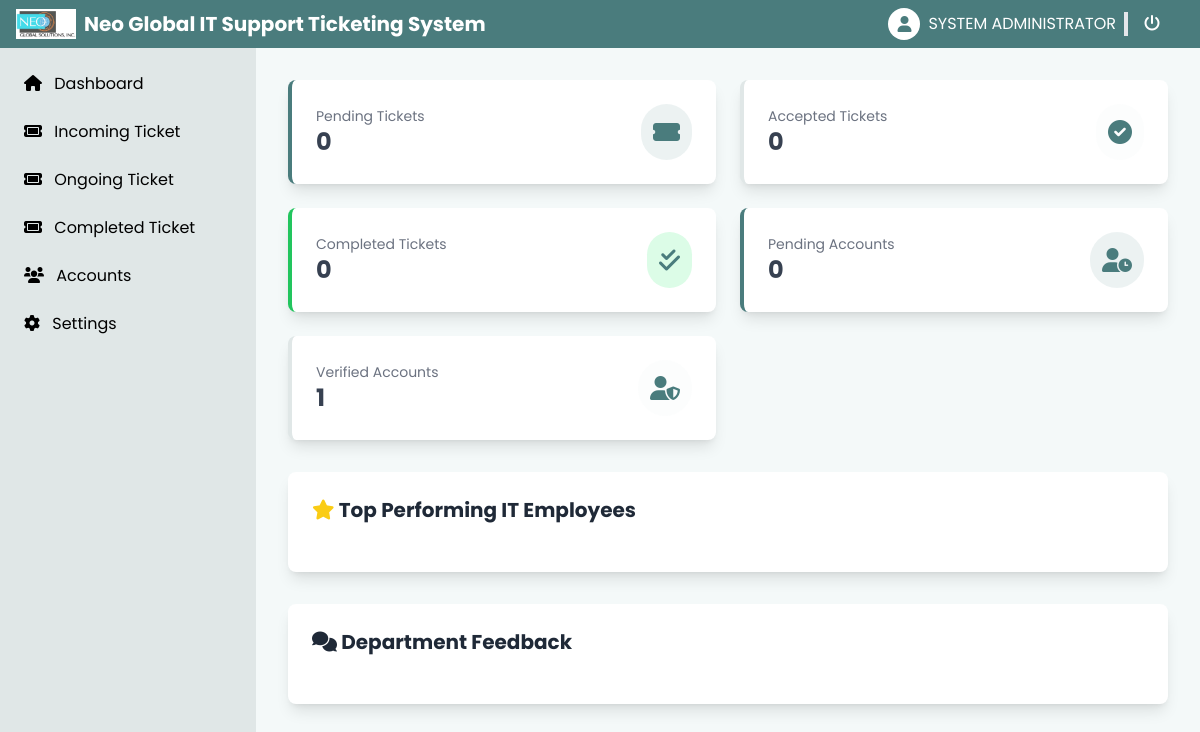
Page /view/admin/ (signed in) on the earlier database version.
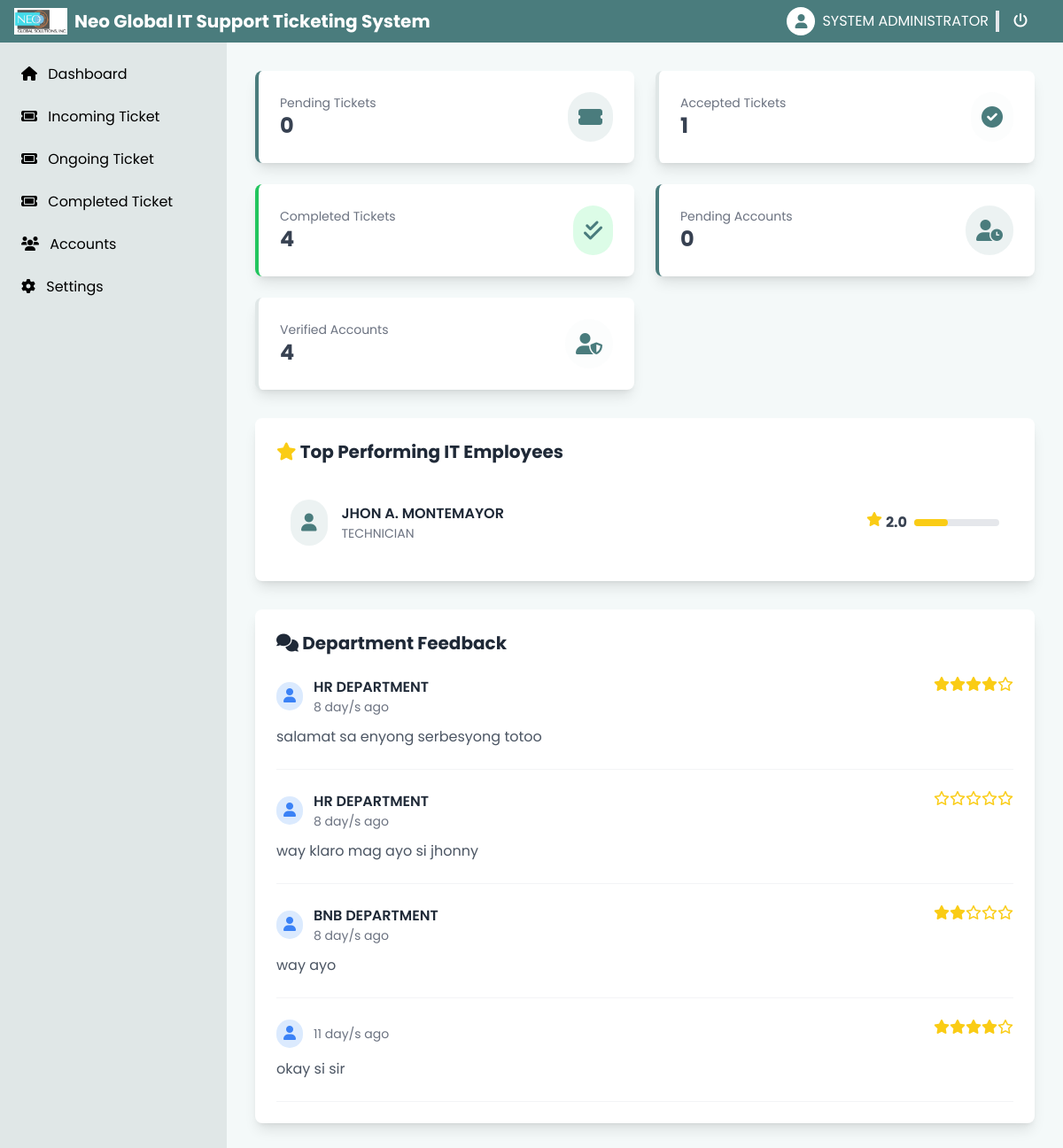
Same page on the later database version.
### tables this page shows
CREATE TABLE `account`  (
  `account_no` int NOT NULL AUTO_INCREMENT,
  `fullname` varchar(255) NULL DEFAULT NULL,
  `position` varchar(255) NULL DEFAULT NULL,
  `department` varchar(255) NULL DEFAULT NULL,
  `email` varchar(255) NULL DEFAULT NULL,
  `password` varchar(500) NULL DEFAULT NULL,
  `is_verified` varchar(255) NULL DEFAULT NULL,
  `verified_date` datetime NULL DEFAULT NULL,
  `date_added` datetime NULL DEFAULT NULL,
  `date_updated` datetime NULL DEFAULT NULL,
  PRIMARY KEY (`account_no`) USING BTREE
);

CREATE TABLE `position`  (
  `position_id` int NOT NULL AUTO_INCREMENT,
  `position_name` varchar(255) NULL DEFAULT NULL,
  `added_by` varchar(255) NULL DEFAULT NULL,
  `date_added` datetime NULL DEFAULT NULL,
  `date_updated` datetime NULL DEFAULT NULL,
  PRIMARY KEY (`position_id`) USING BTREE
);

CREATE TABLE `ticket_feedback`  (
  `ticket_fb_no` int NOT NULL AUTO_INCREMENT,
  `ticket_code` varchar(255) NULL DEFAULT NULL,
  `feedback` varchar(255) NULL DEFAULT NULL,
  `rating` int NULL DEFAULT NULL,
  `it_assigned` varchar(255) NULL DEFAULT NULL,
  `date_added` datetime NULL DEFAULT CURRENT_TIMESTAMP,
  PRIMARY KEY (`ticket_fb_no`) USING BTREE
);

CREATE TABLE `department`  (
  `department_id` int NOT NULL AUTO_INCREMENT,
  `department_name` varchar(255) NULL DEFAULT NULL,
  `added_by` varchar(255) NULL DEFAULT NULL,
  `date_added` datetime NULL DEFAULT NULL,
  `date_updated` datetime NULL DEFAULT NULL,
  PRIMARY KEY (`department_id`) USING BTREE
);

### database/config.php (called while the page is built, shortened)
<?php
class DatabaseConnector
{
    private $host = 'localhost';
    private $port = 3307;
    private $db = 'neo-ticketing';
    private $user = 'codegehan';
    private $pass = '!@#Admin123*';
    private $charset = 'utf8mb4';
    public $pdo;
    private function connect()
    {
        $dsn = "mysql:host={$this->host};port={$this->port};dbname={$this->db};charset={$this->charset}";
        $options = [
            PDO::ATTR_ERRMODE            => PDO::ERRMODE_EXCEPTION,
            PDO::ATTR_DEFAULT_FETCH_MODE => PDO::FETCH_ASSOC,
            PDO::ATTR_EMULATE_PREPARES   => false,
        ];
        try {
            $this->pdo = new PDO($dsn, $this->user, $this->pass, $options);
        } catch (\PDOException $e) {
            throw new \PDOException($e->getMessage(), (int)$e->getCode());
        }
    }
    public function closeConnection()
    {
        $this->pdo = null;
    }
    public function query($sql, $params = [])
    {
        try{
            $this->pdo->beginTransaction();
            $stmt = $this->pdo->prepare($sql);
            $result = $stmt->execute($params);
            if ($result) {
                $this->pdo->commit();
                return $stmt;
            } else {
                throw new \PDOException("Failed to execute request.");
            }
        } catch (\PDOException $e) {
            $this->pdo->rollBack();
            error_log("Database Error: " . $e->getMessage());
            return false;
        }
        finally {
            $this->closeConnection();
        }
    }
    public function fetchAll($sql, $params = [])
    {
        try {
            $stmt = $this->query($sql, $params);
            return $stmt->fetchAll();
        } finally {
            $this->closeConnection();
        }
    }
}

### view/admin/index.php (the view, shortened to what the changed rows need)
<?php
include('components/header.php');
include('components/s-navbar.php');
$sql = "SELECT
        (SELECT COUNT(ticket_no)
            FROM ticket
            WHERE `status` = 'WAITING FOR ACTION'
        ) AS Pending_Tickets,
        (SELECT COUNT(ticket_no)
            FROM ticket
            WHERE `status` = 'ACCEPTED'
        ) AS Accepted_Tickets,
        (SELECT COUNT(ticket_no)
            FROM ticket
            WHERE `status` = 'DONE'
        ) AS Completed_Tickets,
        (SELECT COUNT(account_no)
            FROM account
            WHERE is_verified = 'YES'
        ) AS Verified_Accounts,
        (SELECT COUNT(account_no)
            FROM account
            WHERE is_verified = 'NO'
        ) AS Pending_Accounts";
$result = $db->fetchAll($sql);
$d = $result[0];
$topPerformingEmployee = "SELECT
                            a.account_no,
                            a.fullname,
                            a.position,
                            p.position_name,
                            COALESCE(ROUND(AVG(tf.rating), 1), 0) as rating
                            FROM account a
                            LEFT JOIN ticket_feedback tf ON a.account_no = tf.it_assigned
                            LEFT JOIN position p ON a.position = p.position_id
                            WHERE a.department = 1
                            GROUP BY a.account_no";
$topPerformingEmployeeList = $db->fetchAll($topPerformingEmployee);
$feedBackList = "SELECT
                tf.feedback,
                tf.rating,
                d.department_name,
                CASE
                    WHEN TIMESTAMPDIFF(MINUTE, tf.date_added, NOW()) < 60
                        THEN CONCAT(TIMESTAMPDIFF(MINUTE, tf.date_added, NOW()), ' minutes ago')
                    WHEN TIMESTAMPDIFF(HOUR, tf.date_added, NOW()) < 24
                        THEN CONCAT(TIMESTAMPDIFF(HOUR, tf.date_added, NOW()), ' hour/s ago')
                    ELSE
                        CONCAT(TIMESTAMPDIFF(DAY, tf.date_added, NOW()), ' day/s ago')
                END AS time_ago
                FROM ticket_feedback tf
                LEFT JOIN ticket t ON tf.ticket_code = t.ticket_code
                LEFT JOIN account a ON t.request_by = a.fullname
                LEFT JOIN department d ON a.department = d.department_id
                LIMIT 10;";
$feedBackListResult = $db->fetchAll($feedBackList);
?>
<div class="w-full px-8 py-8">
    <div class="grid grid-cols-1 md:grid-cols-2 xl:grid-cols-3 2xl:grid-cols-5 gap-6 mb-8">
        <div class="bg-white rounded-lg shadow-lg p-6 border-l-4 border-secondary hover:shadow-xl transition duration-300">
            <div class="flex items-center justify-between">
                <div>
                    <p class="text-gray-500 text-sm">Accepted Tickets</p>
                    <h3 class="text-2xl font-bold text-gray-700"><?=$d['Accepted_Tickets']?></h3>
                </div>
            </div>
        </div>
        <div class="bg-white rounded-lg shadow-lg p-6 border-l-4 border-green-500 hover:shadow-xl transition duration-300">
            <div class="flex items-center justify-between">
                <div>
                    <p class="text-gray-500 text-sm">Completed Tickets</p>
                    <h3 class="text-2xl font-bold text-gray-700"><?=$d['Completed_Tickets']?></h3>
                </div>
            </div>
        </div>
        <div class="bg-white rounded-lg shadow-lg p-6 border-l-4 border-secondary hover:shadow-xl transition duration-300">
            <div class="flex items-center justify-between">
                <div>
                    <p class="text-gray-500 text-sm">Verified Accounts</p>
                    <h3 class="text-2xl font-bold text-gray-700"><?=$d['Verified_Accounts']?></h3>
                </div>
            </div>
        </div>
    </div>
    <div class="bg-white rounded-lg shadow-lg p-6">
        <div class="flex justify-between items-center mb-6">
            <h2 class="text-xl font-bold text-gray-800"><i class="fas fa-star text-yellow-400"></i> Top Performing IT Employees</h2>
        </div>
        <div class="space-y-4">
            <?php foreach($topPerformingEmployeeList as $tp) : ?>
            <div class="flex items-center justify-between p-4 hover:bg-gray-50 rounded-lg transition duration-300">
                <div class="flex items-center space-x-4">
                    <div class="bg-primary/10 rounded-full p-3">
                        <i class="fas fa-user text-xl text-primary"></i>
                    </div>
                    <div>
                        <h3 class="font-semibold text-gray-800"><?=$tp['fullname']?></h3>
                        <p class="text-sm text-gray-500"><?=$tp['position_name']?></p>
                    </div>
                </div>
                <div class="flex items-center">
                    <div class="flex space-x-1 mr-2">
                        <i class="fas fa-star text-yellow-400"></i>
                        <span class="font-bold text-gray-700"><?=$tp['rating']?></span>
                    </div>
                    <div class="w-24 h-2 bg-gray-200 rounded-full">
                        <div class="w-[<?=($tp['rating']/5)*100?>%] h-full bg-yellow-400 rounded-full"></div>
                    </div>
                </div>
            </div>
            <?php endforeach; ?>
        </div>
    </div>
    <div class="bg-white rounded-lg shadow-lg p-6 mt-8">
        <div class="flex justify-between items-center mb-6">
            <h2 class="text-xl font-bold text-gray-800"><i class="fas fa-comments"></i> Department Feedback</h2>
        </div>
        <div class="space-y-6">
            <?php foreach($feedBackListResult as $fb) :?>
            <div class="border-b border-gray-100 pb-6">
                <div class="flex justify-between items-start mb-3">
                    <div class="flex items-center space-x-3">
                        <div class="bg-blue-100 rounded-full px-2 py-1">
                            <i class="fas fa-user text-blue-500"></i>
                        </div>
                        <div>
                            <h3 class="font-semibold text-gray-800"><?=$fb['department_name']?></h3>
                            <p class="text-sm text-gray-500"><?=$fb['time_ago']?></p>
                        </div>
                    </div>
                    <div class="flex items-center text-yellow-400">
                        <?php for($i=0;$fb['rating'] > $i;$i++) : ?>
                            <i class="fas fa-star"></i>
                        <?php endfor; ?>
                       <?php
                        $feedbackRating = $fb['rating'];
                        $remaining = 5 - $feedbackRating;
                        for ($i=0; $remaining > $i;$i++) { ?>
                            <i class="fa-regular fa-star"></i>
                        <?php } ?>
                    </div>
                </div>
                <p class="text-gray-600"><?=$fb['feedback']?></p>
            </div>
            <?php endforeach; ?>
        </div>
    </div>
</div>
<?php
include('components/footer.php');
?>

Differences in the rows shown:
added account: fullname "JHON A. MONTEMAYOR", position.position_name "TECHNICIAN", rating "2.0"
added ticket_feedback: department.department_name "HR DEPARTMENT", time_ago "8 day/s ago", rating 4 (drawn), feedback "salamat sa enyong serbesyong totoo"
added ticket_feedback: department.department_name "HR DEPARTMENT", time_ago "8 day/s ago", rating 0 (drawn), feedback "way klaro mag ayo si jhonny"
added ticket_feedback: department.department_name "BNB DEPARTMENT", time_ago "8 day/s ago", rating 2 (drawn), feedback "way ayo"
added ticket_feedback: time_ago "11 day/s ago", rating 4 (drawn), feedback "okay si sir"
Other differences:
$d['Accepted_Tickets']: "0" → "1"
$d['Completed_Tickets']: "0" → "4"
$d['Verified_Accounts']: "1" → "4"
